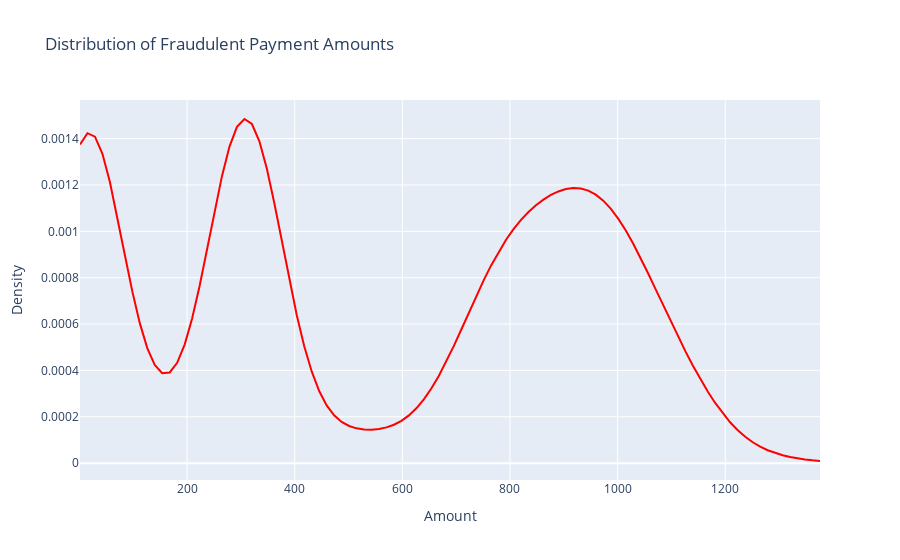

Here is the notebook cell this chart was saved with:
### Markdown cell above
#### What is the distribution of fraudulent purchases?

### Code cell
def dist_fraud_payments(df):
    df2 = df[df['is_fraud'] == 'true']

    # Calculate KDE for fraduluent payments
    kde = gaussian_kde(df2['amt'])
    amounts = np.linspace(df2['amt'].min(), df2['amt'].max(), 100)
    density = kde(amounts)

    fig = go.Figure()
    fig.add_trace(go.Scatter(x=amounts, y=density, mode='lines', line_color='red'))
    fig.update_layout(
        title='Distribution of Fraudulent Payment Amounts', 
        xaxis_title='Amount', 
        yaxis_title='Density'
    )
    return fig.show()

dist_fraud_payments(fraud_data)
